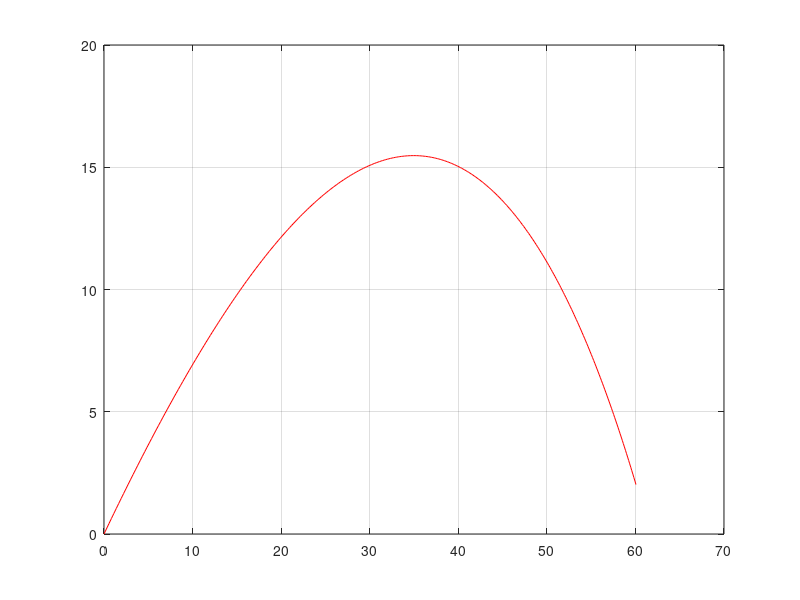

The MATLAB script that drew this image:
clear all;clc;close all;
heightat60=0
sx=zeros(10,1)
sy=sx
vx=zeros(10,1)
vy=vx
dt=0.01
for theta = 60:80        
    vx(1)=35.2*cos(theta/100)   
    vy(1)=35.2*sin(theta/100)
   for count =2:5000
      x=vx(count-1)
      y=vy(count-1)
      ax=-0.01276*x*(x^2+y^2)^0.5
      ay=-0.01276*y*(x^2+y^2)^0.5-9.8
      vx(count)=vx(count-1)+ax*dt
      vy(count)=vy(count-1)+ay*dt
      sx(count)= sum(vx(1:count))*dt+sx(1)
      sy(count)= sum(vy(1:count))*dt+sy(1)
      if sx(count)>60 || sy(count)<0
          heightat60=sy(count)
          break;
      end
   end
   if heightat60>2
      break;
   end
end
plot(sx,sy,'r-')
grid on
